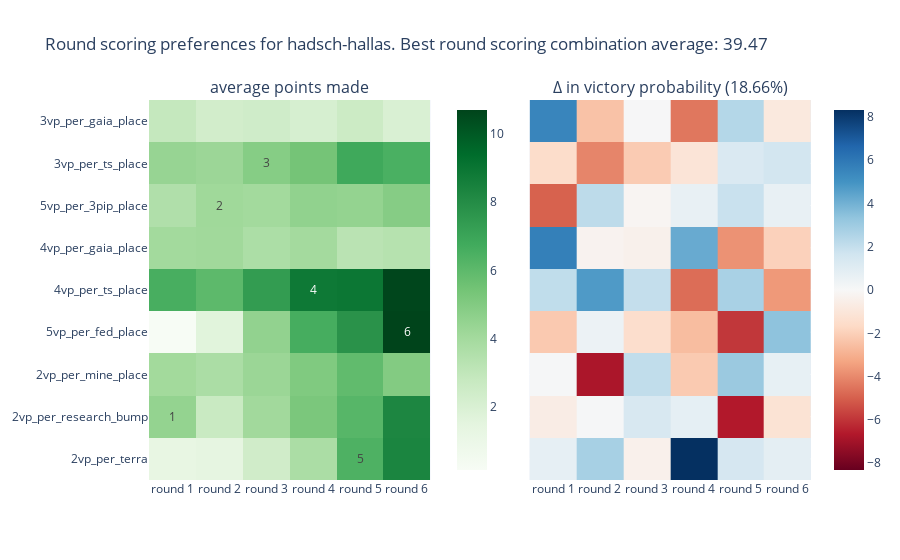
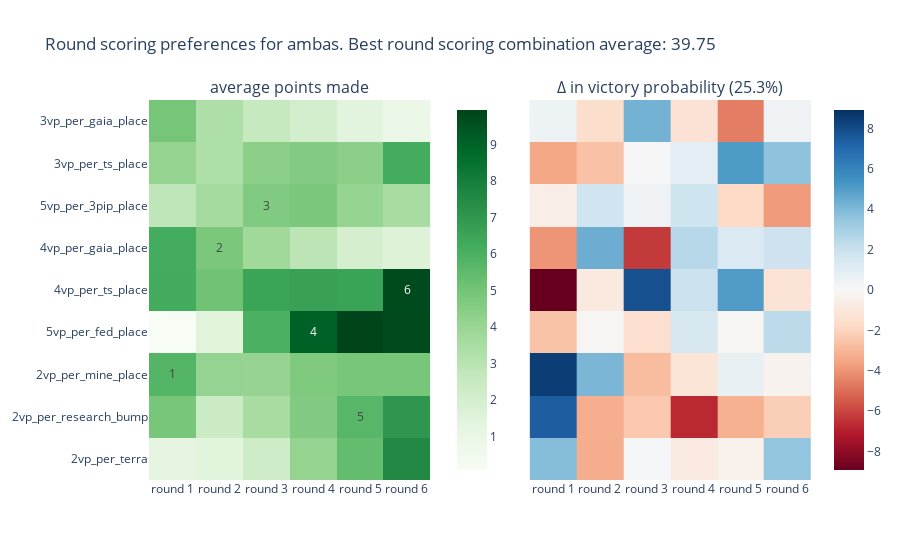
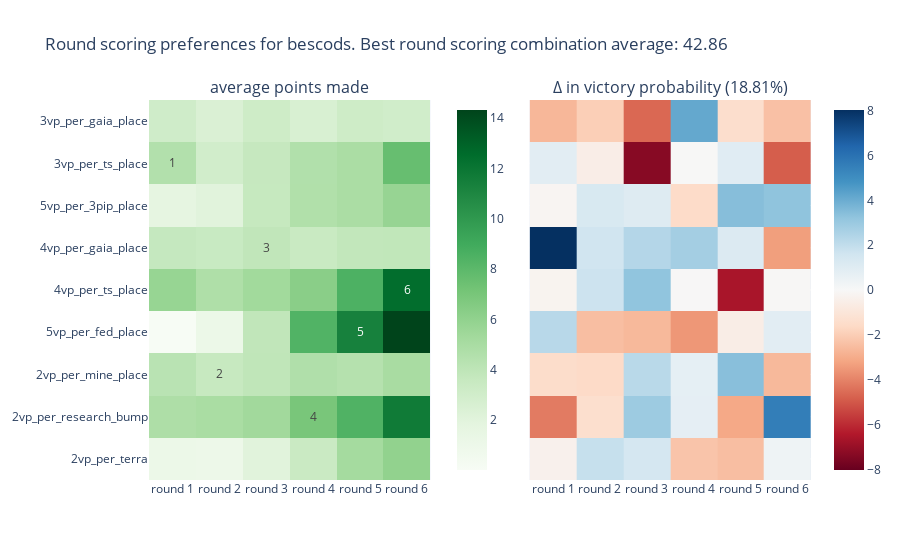
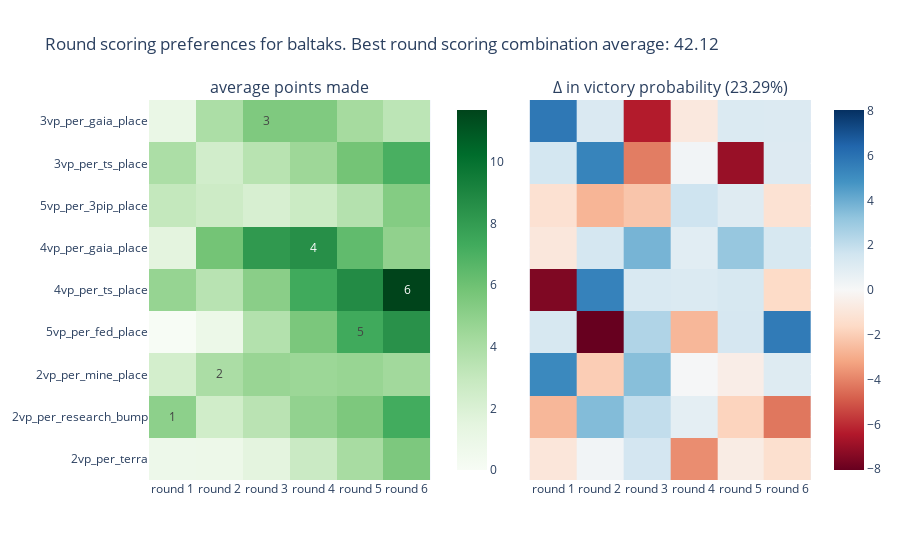

Notebook code for these charts, in order:
### Code cell
make_round_scoring_heatmap(dat_4, 4)

### Figure 1 — Plotly figure (JSON) as saved in the notebook; plotly's stock layout.template omitted (floating-point values rounded to 4 significant figures)
{"data": [{"colorbar": {"x": 0.45}, "colorscale": [[0, "rgb(247,252,245)"], [0.125, "rgb(229,245,224)"], [0.25, "rgb(199,233,192)"], [0.375, "rgb(161,217,155)"], [0.5, "rgb(116,196,118)"], [0.625, "rgb(65,171,93)"], [0.75, "rgb(35,139,69)"], [0.875, "rgb(0,109,44)"], [1, "rgb(0,68,27)"]], "text": [["", "", "", "", "5", ""], ["1", "", "", "", "", ""], ["", "", "", "", "", ""], ["", "", "", "", "", "6"], ["", "", "", "4", "", ""], ["", "", "", "", "", ""], ["", "2", "", "", "", ""], ["", "", "3", "", "", ""], ["", "", "", "", "", ""], ["", "", "", "", "", ""]], "texttemplate": "%{text}", "type": "heatmap", "x": ["round 1", "round 2", "round 3", "round 4", "round 5", "round 6"], "xaxis": "x", "y": ["2vp_per_terra", "2vp_per_research_bump", "2vp_per_mine_place", "5vp_per_fed_place", "4vp_per_ts_place", "4vp_per_gaia_place", "5vp_per_3pip_place", "3vp_per_ts_place", "3vp_per_gaia_place", "5vp_per_3pip_place"], "yaxis": "y", "z": [[1.281, 1.411, 2.406, 3.76, 6.4, 8.344], [4.489, 2.713, 4.064, 5.21, 6.176, 8.28], [4.051, 3.764, 4.274, 5.059, 5.922, 4.99], [0.1474, 1.628, 4.539, 6.612, 7.762, 10.7], [6.558, 6.026, 7.376, 8.865, 8.938, 10.64], [4.034, 4.093, 3.718, 4.012, 3.246, 3.391], [3.585, 4.125, 4.019, 4.575, 4.49, 4.902], [4.39, 4.265, 4.889, 5.397, 6.834, 6.501], [2.842, 2.322, 2.433, 2.114, 2.574, 2.007], [3.585, 4.125, 4.019, 4.575, 4.49, 4.902]]}, {"colorscale": [[0, "rgb(103,0,31)"], [0.1, "rgb(178,24,43)"], [0.2, "rgb(214,96,77)"], [0.3, "rgb(244,165,130)"], [0.4, "rgb(253,219,199)"], [0.5, "rgb(247,247,247)"], [0.6, "rgb(209,229,240)"], [0.7, "rgb(146,197,222)"], [0.8, "rgb(67,147,195)"], [0.9, "rgb(33,102,172)"], [1, "rgb(5,48,97)"]], "text": [[19.42, 21.42, 18.23, 26.97, 20.12, 19.51], [18.02, 18.75, 20, 19.44, 12, 17.45], [18.75, 11.84, 20.74, 16.47, 21.75, 19.35], [16.44, 19.15, 17.19, 16.06, 12.72, 22.05], [20.76, 23.4, 20.66, 13.98, 21.37, 15.05], [24.36, 18.37, 18.25, 22.87, 14.88, 16.7], [13.72, 20.84, 18.48, 19.31, 20.54, 19.29], [17.14, 14.57, 16.52, 17.54, 19.92, 20.23], [24.16, 16.23, 18.71, 14.21, 21.07, 17.8], [13.72, 20.84, 18.48, 19.31, 20.54, 19.29]], "type": "heatmap", "x": ["round 1", "round 2", "round 3", "round 4", "round 5", "round 6"], "xaxis": "x2", "y": ["2vp_per_terra", "2vp_per_research_bump", "2vp_per_mine_place", "5vp_per_fed_place", "4vp_per_ts_place", "4vp_per_gaia_place", "5vp_per_3pip_place", "3vp_per_ts_place", "3vp_per_gaia_place", "5vp_per_3pip_place"], "yaxis": "y2", "z": [[0.7639, 2.759, -0.4294, 8.312, 1.464, 0.8511], [-0.6371, 0.09315, 1.343, 0.783, -6.657, -1.207], [0.09315, -6.812, 2.082, -2.189, 3.096, 0.691], [-2.216, 0.4921, -1.466, -2.596, -5.939, 3.392], [2.104, 4.74, 2.001, -4.678, 2.717, -3.605], [5.702, -0.2823, -0.4029, 4.21, -3.776, -1.959], [-4.94, 2.188, -0.1747, 0.6572, 1.882, 0.6366], [-1.514, -4.086, -2.142, -1.12, 1.267, 1.574], [5.499, -2.426, 0.04984, -4.443, 2.415, -0.8569], [-4.94, 2.188, -0.1747, 0.6572, 1.882, 0.6366]], "zmid": 0}], "layout": {"annotations": [{"font": {"size": 16}, "showarrow": false, "text": "average points made", "x": 0.2125, "xanchor": "center", "xref": "paper", "y": 1, "yanchor": "bottom", "yref": "paper"}, {"font": {"size": 16}, "showarrow": false, "text": "Δ in victory probability (18.66%)", "x": 0.7875, "xanchor": "center", "xref": "paper", "y": 1, "yanchor": "bottom", "yref": "paper"}], "title": {"text": "Round scoring preferences for hadsch-hallas. Best round scoring combination average: 39.47"}, "xaxis": {"anchor": "y", "domain": [0, 0.425]}, "xaxis2": {"anchor": "y2", "domain": [0.575, 1]}, "yaxis": {"anchor": "x", "domain": [0, 1]}, "yaxis2": {"anchor": "x2", "domain": [0, 1], "matches": "y", "showticklabels": false}}}

### Figure 2 — Plotly figure (JSON) as saved in the notebook; plotly's stock layout.template omitted (floating-point values rounded to 4 significant figures)
{"data": [{"colorbar": {"x": 0.45}, "colorscale": [[0, "rgb(247,252,245)"], [0.125, "rgb(229,245,224)"], [0.25, "rgb(199,233,192)"], [0.375, "rgb(161,217,155)"], [0.5, "rgb(116,196,118)"], [0.625, "rgb(65,171,93)"], [0.75, "rgb(35,139,69)"], [0.875, "rgb(0,109,44)"], [1, "rgb(0,68,27)"]], "text": [["", "", "", "", "", ""], ["", "", "", "", "5", ""], ["1", "", "", "", "", ""], ["", "", "", "4", "", ""], ["", "", "", "", "", "6"], ["", "2", "", "", "", ""], ["", "", "3", "", "", ""], ["", "", "", "", "", ""], ["", "", "", "", "", ""], ["", "", "", "", "", ""]], "texttemplate": "%{text}", "type": "heatmap", "x": ["round 1", "round 2", "round 3", "round 4", "round 5", "round 6"], "xaxis": "x", "y": ["2vp_per_terra", "2vp_per_research_bump", "2vp_per_mine_place", "5vp_per_fed_place", "4vp_per_ts_place", "4vp_per_gaia_place", "5vp_per_3pip_place", "3vp_per_ts_place", "3vp_per_gaia_place", "5vp_per_3pip_place"], "yaxis": "y", "z": [[1.283, 1.468, 2.27, 4.155, 5.416, 7.552], [4.907, 2.396, 3.573, 4.643, 5.701, 7.044], [5.757, 4.13, 4.06, 4.736, 4.904, 4.923], [0.09224, 1.501, 5.981, 9.066, 9.944, 9.755], [6.227, 5.104, 6.533, 6.622, 6.571, 9.729], [6.185, 4.829, 3.804, 2.923, 2.022, 1.658], [2.808, 3.665, 4.667, 4.818, 4.085, 3.52], [4.123, 3.328, 4.399, 4.617, 4.379, 6.176], [4.94, 3.35, 2.578, 2.06, 1.43, 0.9001], [2.808, 3.665, 4.667, 4.818, 4.085, 3.52]]}, {"colorscale": [[0, "rgb(103,0,31)"], [0.1, "rgb(178,24,43)"], [0.2, "rgb(214,96,77)"], [0.3, "rgb(244,165,130)"], [0.4, "rgb(253,219,199)"], [0.5, "rgb(247,247,247)"], [0.6, "rgb(209,229,240)"], [0.7, "rgb(146,197,222)"], [0.8, "rgb(67,147,195)"], [0.9, "rgb(33,102,172)"], [1, "rgb(5,48,97)"]], "text": [[29.14, 22.02, 25.39, 24.48, 24.91, 28.84], [32.72, 22.05, 22.94, 18.56, 22.13, 23.1], [33.78, 29.4, 22.49, 24.13, 25.95, 25], [22.72, 25.19, 23.77, 26.8, 25.2, 27.72], [16.38, 24.43, 33.16, 27.23, 30.37, 24.04], [21.33, 29.73, 19.02, 27.82, 26.68, 27.17], [24.7, 27.11, 25.69, 27.16, 23.51, 21.49], [21.84, 22.68, 25.37, 26.26, 30.38, 28.97], [25.79, 23.71, 29.54, 23.99, 20.7, 25.7], [24.7, 27.11, 25.69, 27.16, 23.51, 21.49]], "type": "heatmap", "x": ["round 1", "round 2", "round 3", "round 4", "round 5", "round 6"], "xaxis": "x2", "y": ["2vp_per_terra", "2vp_per_research_bump", "2vp_per_mine_place", "5vp_per_fed_place", "4vp_per_ts_place", "4vp_per_gaia_place", "5vp_per_3pip_place", "3vp_per_ts_place", "3vp_per_gaia_place", "5vp_per_3pip_place"], "yaxis": "y2", "z": [[3.84, -3.279, 0.08388, -0.821, -0.3914, 3.536], [7.417, -3.249, -2.366, -6.744, -3.174, -2.201], [8.478, 4.097, -2.817, -1.172, 0.6478, -0.3037], [-2.584, -0.1099, -1.529, 1.5, -0.1005, 2.417], [-8.92, -0.8749, 7.854, 1.924, 5.067, -1.264], [-3.97, 4.422, -6.288, 2.521, 1.375, 1.868], [-0.6033, 1.804, 0.389, 1.856, -1.793, -3.815], [-3.463, -2.627, 0.06942, 0.9609, 5.072, 3.667], [0.4824, -1.591, 4.238, -1.317, -4.603, 0.3935], [-0.6033, 1.804, 0.389, 1.856, -1.793, -3.815]], "zmid": 0}], "layout": {"annotations": [{"font": {"size": 16}, "showarrow": false, "text": "average points made", "x": 0.2125, "xanchor": "center", "xref": "paper", "y": 1, "yanchor": "bottom", "yref": "paper"}, {"font": {"size": 16}, "showarrow": false, "text": "Δ in victory probability (25.3%)", "x": 0.7875, "xanchor": "center", "xref": "paper", "y": 1, "yanchor": "bottom", "yref": "paper"}], "title": {"text": "Round scoring preferences for ambas. Best round scoring combination average: 39.75"}, "xaxis": {"anchor": "y", "domain": [0, 0.425]}, "xaxis2": {"anchor": "y2", "domain": [0.575, 1]}, "yaxis": {"anchor": "x", "domain": [0, 1]}, "yaxis2": {"anchor": "x2", "domain": [0, 1], "matches": "y", "showticklabels": false}}}

### Figure 3 — Plotly figure (JSON) as saved in the notebook; plotly's stock layout.template omitted (floating-point values rounded to 4 significant figures)
{"data": [{"colorbar": {"x": 0.45}, "colorscale": [[0, "rgb(247,252,245)"], [0.125, "rgb(229,245,224)"], [0.25, "rgb(199,233,192)"], [0.375, "rgb(161,217,155)"], [0.5, "rgb(116,196,118)"], [0.625, "rgb(65,171,93)"], [0.75, "rgb(35,139,69)"], [0.875, "rgb(0,109,44)"], [1, "rgb(0,68,27)"]], "text": [["", "", "", "", "", ""], ["", "", "", "4", "", ""], ["", "2", "", "", "", ""], ["", "", "", "", "5", ""], ["", "", "", "", "", "6"], ["", "", "3", "", "", ""], ["", "", "", "", "", ""], ["1", "", "", "", "", ""], ["", "", "", "", "", ""], ["", "", "", "", "", ""]], "texttemplate": "%{text}", "type": "heatmap", "x": ["round 1", "round 2", "round 3", "round 4", "round 5", "round 6"], "xaxis": "x", "y": ["2vp_per_terra", "2vp_per_research_bump", "2vp_per_mine_place", "5vp_per_fed_place", "4vp_per_ts_place", "4vp_per_gaia_place", "5vp_per_3pip_place", "3vp_per_ts_place", "3vp_per_gaia_place", "5vp_per_3pip_place"], "yaxis": "y", "z": [[1.092, 1.046, 2.052, 3.417, 5.184, 5.992], [4.786, 4.976, 5.358, 6.98, 8.436, 11.73], [4.241, 3.606, 3.924, 4.674, 4.456, 5.025], [0.01761, 1.104, 3.899, 8.403, 11.35, 14.33], [5.766, 4.737, 5.316, 6.288, 8.528, 12.45], [3.666, 3.508, 3.899, 3.489, 3.814, 3.869], [1.728, 2.03, 3.622, 4.652, 4.931, 5.779], [4.569, 2.985, 3.656, 4.617, 4.925, 7.618], [3.114, 2.489, 3.195, 2.597, 3.207, 3.062], [1.728, 2.03, 3.622, 4.652, 4.931, 5.779]]}, {"colorscale": [[0, "rgb(103,0,31)"], [0.1, "rgb(178,24,43)"], [0.2, "rgb(214,96,77)"], [0.3, "rgb(244,165,130)"], [0.4, "rgb(253,219,199)"], [0.5, "rgb(247,247,247)"], [0.6, "rgb(209,229,240)"], [0.7, "rgb(146,197,222)"], [0.8, "rgb(67,147,195)"], [0.9, "rgb(33,102,172)"], [1, "rgb(5,48,97)"]], "text": [[18.43, 20.69, 20.24, 16.53, 16.34, 19.2], [14.62, 17.42, 21.73, 19.59, 15.72, 24.36], [17.34, 17.23, 21.03, 19.57, 22.2, 16.19], [21.05, 16.35, 16.18, 15.27, 18.26, 19.69], [18.56, 20.51, 22.03, 18.76, 12.2, 18.75], [26.84, 20.4, 21.16, 21.57, 19.95, 15.45], [18.63, 20.1, 19.88, 17.26, 22.24, 22.07], [19.72, 18.26, 11.46, 18.79, 19.77, 13.94], [16.12, 16.84, 14.19, 22.95, 17.4, 16.4], [18.63, 20.1, 19.88, 17.26, 22.24, 22.07]], "type": "heatmap", "x": ["round 1", "round 2", "round 3", "round 4", "round 5", "round 6"], "xaxis": "x2", "y": ["2vp_per_terra", "2vp_per_research_bump", "2vp_per_mine_place", "5vp_per_fed_place", "4vp_per_ts_place", "4vp_per_gaia_place", "5vp_per_3pip_place", "3vp_per_ts_place", "3vp_per_gaia_place", "5vp_per_3pip_place"], "yaxis": "y2", "z": [[-0.3833, 1.88, 1.428, -2.284, -2.47, 0.3885], [-4.189, -1.386, 2.92, 0.7779, -3.092, 5.552], [-1.467, -1.578, 2.221, 0.7554, 3.39, -2.624], [2.243, -2.458, -2.626, -3.538, -0.5542, 0.8843], [-0.2512, 1.703, 3.224, -0.04598, -6.615, -0.05978], [8.031, 1.586, 2.348, 2.762, 1.145, -3.359], [-0.1835, 1.291, 1.067, -1.547, 3.434, 3.256], [0.9085, -0.5508, -7.347, -0.0219, 0.963, -4.866], [-2.688, -1.972, -4.624, 4.144, -1.41, -2.405], [-0.1835, 1.291, 1.067, -1.547, 3.434, 3.256]], "zmid": 0}], "layout": {"annotations": [{"font": {"size": 16}, "showarrow": false, "text": "average points made", "x": 0.2125, "xanchor": "center", "xref": "paper", "y": 1, "yanchor": "bottom", "yref": "paper"}, {"font": {"size": 16}, "showarrow": false, "text": "Δ in victory probability (18.81%)", "x": 0.7875, "xanchor": "center", "xref": "paper", "y": 1, "yanchor": "bottom", "yref": "paper"}], "title": {"text": "Round scoring preferences for bescods. Best round scoring combination average: 42.86"}, "xaxis": {"anchor": "y", "domain": [0, 0.425]}, "xaxis2": {"anchor": "y2", "domain": [0.575, 1]}, "yaxis": {"anchor": "x", "domain": [0, 1]}, "yaxis2": {"anchor": "x2", "domain": [0, 1], "matches": "y", "showticklabels": false}}}

### Figure 4 — Plotly figure (JSON) as saved in the notebook; plotly's stock layout.template omitted (floating-point values rounded to 4 significant figures)
{"data": [{"colorbar": {"x": 0.45}, "colorscale": [[0, "rgb(247,252,245)"], [0.125, "rgb(229,245,224)"], [0.25, "rgb(199,233,192)"], [0.375, "rgb(161,217,155)"], [0.5, "rgb(116,196,118)"], [0.625, "rgb(65,171,93)"], [0.75, "rgb(35,139,69)"], [0.875, "rgb(0,109,44)"], [1, "rgb(0,68,27)"]], "text": [["", "", "", "", "", ""], ["1", "", "", "", "", ""], ["", "2", "", "", "", ""], ["", "", "", "", "5", ""], ["", "", "", "", "", "6"], ["", "", "", "4", "", ""], ["", "", "", "", "", ""], ["", "", "", "", "", ""], ["", "", "3", "", "", ""], ["", "", "", "", "", ""]], "texttemplate": "%{text}", "type": "heatmap", "x": ["round 1", "round 2", "round 3", "round 4", "round 5", "round 6"], "xaxis": "x", "y": ["2vp_per_terra", "2vp_per_research_bump", "2vp_per_mine_place", "5vp_per_fed_place", "4vp_per_ts_place", "4vp_per_gaia_place", "5vp_per_3pip_place", "3vp_per_ts_place", "3vp_per_gaia_place", "5vp_per_3pip_place"], "yaxis": "y", "z": [[0.7998, 0.8187, 1.524, 2.758, 4.112, 5.542], [5.029, 2.494, 3.432, 4.872, 5.567, 7.274], [2.362, 3.989, 4.659, 4.557, 4.69, 4.36], [0, 0.8728, 3.678, 5.61, 7.337, 8.49], [4.756, 3.491, 5.116, 7.358, 8.776, 11.69], [1.524, 5.843, 8.128, 8.585, 6.4, 4.918], [3.043, 2.641, 2.141, 2.724, 3.653, 5.321], [3.959, 2.439, 3.499, 4.492, 5.854, 7.072], [1.057, 3.962, 5.489, 5.457, 4.206, 3.33], [3.043, 2.641, 2.141, 2.724, 3.653, 5.321]]}, {"colorscale": [[0, "rgb(103,0,31)"], [0.1, "rgb(178,24,43)"], [0.2, "rgb(214,96,77)"], [0.3, "rgb(244,165,130)"], [0.4, "rgb(253,219,199)"], [0.5, "rgb(247,247,247)"], [0.6, "rgb(209,229,240)"], [0.7, "rgb(146,197,222)"], [0.8, "rgb(67,147,195)"], [0.9, "rgb(33,102,172)"], [1, "rgb(5,48,97)"]], "text": [[22.3, 23.53, 24.77, 19.53, 22.66, 21.96], [20.61, 26.81, 25.29, 24.11, 21.48, 19], [28.47, 21.26, 26.71, 23.38, 22.74, 24.34], [24.63, 15.26, 25.74, 20.61, 24.69, 28.97], [15.78, 28.7, 24.54, 24.47, 24.64, 21.72], [22.38, 24.73, 27.05, 24.23, 26.39, 24.63], [22.05, 20.54, 21.04, 24.94, 24.32, 22.08], [24.75, 28.66, 19.14, 23.53, 16.3, 24.41], [29.06, 24.53, 16.92, 22.46, 24.49, 24.44], [22.05, 20.54, 21.04, 24.94, 24.32, 22.08]], "type": "heatmap", "x": ["round 1", "round 2", "round 3", "round 4", "round 5", "round 6"], "xaxis": "x2", "y": ["2vp_per_terra", "2vp_per_research_bump", "2vp_per_mine_place", "5vp_per_fed_place", "4vp_per_ts_place", "4vp_per_gaia_place", "5vp_per_3pip_place", "3vp_per_ts_place", "3vp_per_gaia_place", "5vp_per_3pip_place"], "yaxis": "y2", "z": [[-0.9863, 0.2383, 1.482, -3.764, -0.6292, -1.327], [-2.682, 3.517, 2.001, 0.8144, -1.807, -4.291], [5.183, -2.028, 3.422, 0.08553, -0.5467, 1.044], [1.336, -8.034, 2.453, -2.685, 1.398, 5.684], [-7.512, 5.413, 1.249, 1.183, 1.349, -1.576], [-0.9062, 1.442, 3.761, 0.9357, 3.094, 1.336], [-1.238, -2.748, -2.254, 1.651, 1.033, -1.216], [1.46, 5.365, -4.155, 0.2383, -6.993, 1.12], [5.767, 1.237, -6.368, -0.835, 1.202, 1.144], [-1.238, -2.748, -2.254, 1.651, 1.033, -1.216]], "zmid": 0}], "layout": {"annotations": [{"font": {"size": 16}, "showarrow": false, "text": "average points made", "x": 0.2125, "xanchor": "center", "xref": "paper", "y": 1, "yanchor": "bottom", "yref": "paper"}, {"font": {"size": 16}, "showarrow": false, "text": "Δ in victory probability (23.29%)", "x": 0.7875, "xanchor": "center", "xref": "paper", "y": 1, "yanchor": "bottom", "yref": "paper"}], "title": {"text": "Round scoring preferences for baltaks. Best round scoring combination average: 42.12"}, "xaxis": {"anchor": "y", "domain": [0, 0.425]}, "xaxis2": {"anchor": "y2", "domain": [0.575, 1]}, "yaxis": {"anchor": "x", "domain": [0, 1]}, "yaxis2": {"anchor": "x2", "domain": [0, 1], "matches": "y", "showticklabels": false}}}
